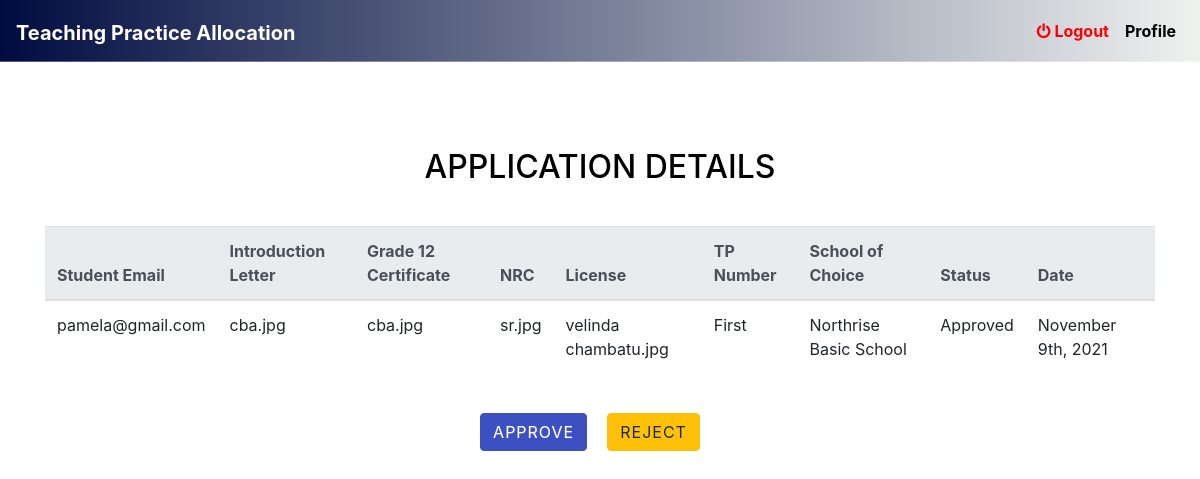
The app's page /admin/applicationDetail.php?id=4 with its own data.
### tables this page shows
CREATE TABLE IF NOT EXISTS `applications` (
  `id` int(10) NOT NULL AUTO_INCREMENT,
  `letter` varchar(30) NOT NULL,
  `g12` varchar(30) NOT NULL,
  `nrc` varchar(30) NOT NULL,
  `license` varchar(30) NOT NULL,
  `school` varchar(30) NOT NULL,
  `s_email` varchar(30) NOT NULL,
  `tp_number` varchar(10) NOT NULL,
  `date` datetime NOT NULL DEFAULT CURRENT_TIMESTAMP,
  `status` varchar(10) NOT NULL,
  PRIMARY KEY (`id`)
);

### admin/applicationDetail.php (the view, shortened to what this page needs)
<!DOCTYPE html>
<?php include('../includes/head.php'); ?>
<?php include('../includes/connect.php'); ?>
<h1>Application Details</h1>
<?php
    $id = $_GET['id'];
?>
<div class="container" style="margin-bottom: 10px; color: black; margin-top: 100px;">
    <h2 class="text-center " style="margin-bottom: 40px; color: black; margin-top: 70px;">APPLICATION DETAILS</h2>
        <table class="table table-hover table-stripped">
            <thead class="thead-light">
                <tr>
                    <th scope="col">Student Email</th>
                    <th scope="col">Introduction Letter</th>
                    <th scope="col">Grade 12 Certificate</th>
                    <th scope="col">NRC</th>
                    <th scope="col">License</th>
                    <th scope="col">TP Number</th>
                    <th scope="col">School of Choice</th>
                    <th scope="col">Status</th>
                    <th scope="col">Date</th>
                </tr>
            </thead>
            <tbody>
                <?php
                    $query = "select * from applications where id ='$id';";
                    $result = mysqli_query($con,$query);
                    while ($row = mysqli_fetch_array($result)){ ?>
                        <tr>
                            <td><?php echo $row['s_email'];?></td>
                            <td><?php echo $row['letter'];?></td>
                            <td><?php echo $row['g12'];?></td>
                            <td><?php echo $row['nrc'];?></td>
                            <td><?php echo $row['license'];?></td>
                            <td><?php echo $row['tp_number'];?></td>
                            <td><?php echo $row['school'];?></td>
                            <td><?php echo $row['status'];?></td>
                            <td>
                                <?php
                                    $date = date_create($row['date']);
                                    echo date_format($date, 'F jS, Y');
                                ?>
                            </td>
                        </tr>
                    <?php } ?>
                </tbody>
            </table>
            <br>
            <form action="" method="post" class="d-flex justify-content-center">
                <button type="submit" name="approve" class="btn btn-primary" style="margin-right: 20px;">Approve</button>
                <button type="submit" name="reject" class="btn btn-warning" style="margin-right: 20px;">Reject</button>
            </form>
        </div>

### css/style.css (style rules this page uses)
html { width: 100%; height: 100%; }
label, input, button, select, textarea { font-family: 'Open Sans', sans-serif; font-size: inherit; line-height: inherit; }
h1 { font-size: 38px; }
h2 { font-size: 36px; }
h1, h2, h3, h4, h5, h6 { margin: 0 0 30px; font-family: 'Roboto', sans-serif; font-weight: 400; color: #444; line-height: 1em; }
.btn { position: relative; display: inline-block; outline: none; color: #fff; text-decoration: none; text-transform: uppercase; letter-spacing: 1px; font-weight: 400; text-shadow: 0 0 1px rgba(255,255,255,0.3); font-size: 14px; font-weight: 700; }

### includes/head.php (style rules this page uses)
.btn-primary { background-color: #3c50c1; border-color: #3c50c1; }

### records on screen
applications: s_email "pamela@gmail.com", letter "cba.jpg", g12 "cba.jpg", nrc "sr.jpg", license "velinda chambatu.jpg", tp_number "First", school "Northrise Basic School", status "Approved", date "November 9th, 2021"
